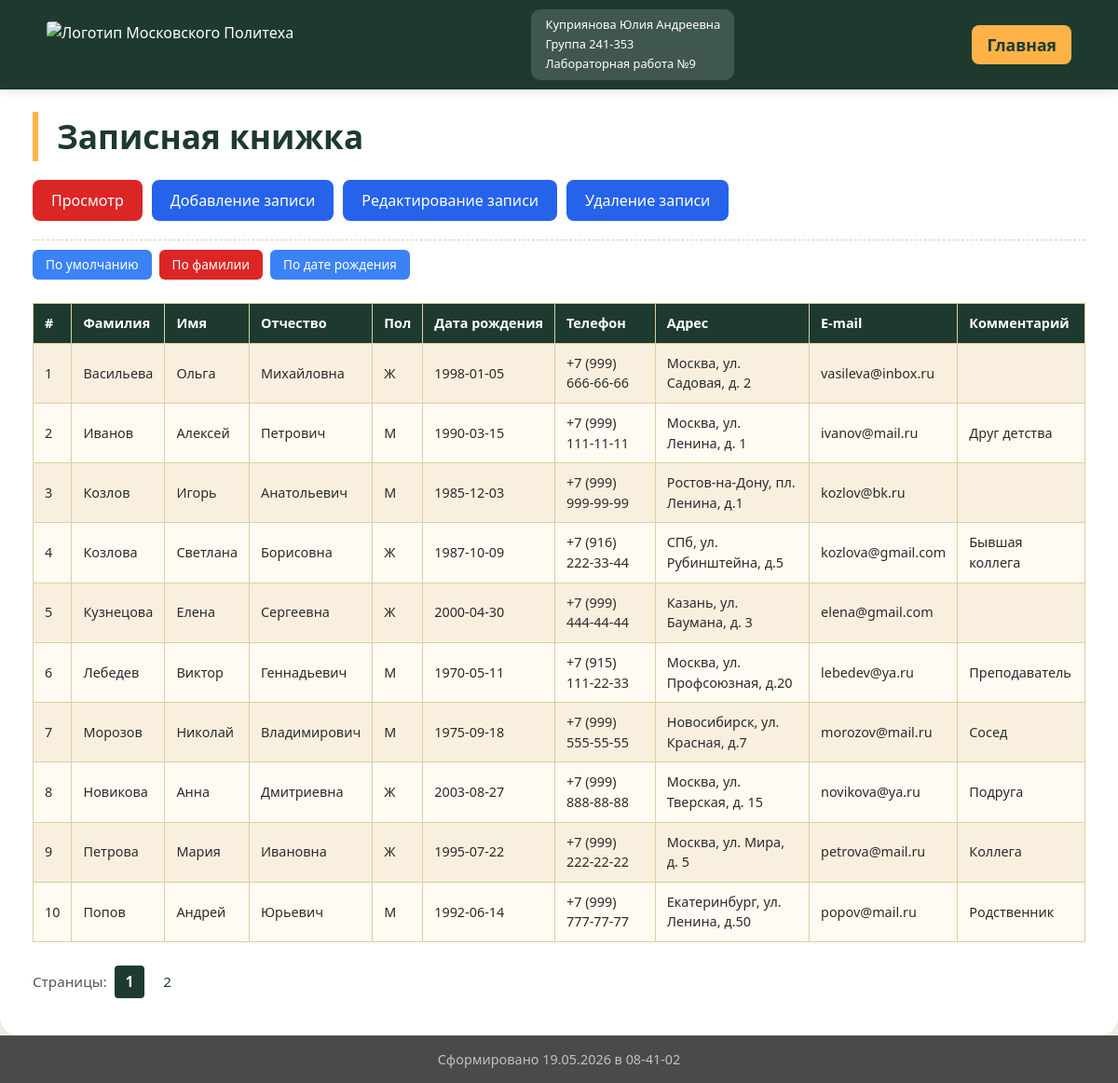
The app's page /?p=viewer&sort=fam with its own data.
### tables this page shows
CREATE TABLE IF NOT EXISTS friends (
    id          INT          NOT NULL AUTO_INCREMENT PRIMARY KEY,   
    surname     VARCHAR(100) NOT NULL,         
    name        VARCHAR(100) NOT NULL,         
    patronymic  VARCHAR(100) DEFAULT '',       
    gender      CHAR(1)      DEFAULT 'М',      
    birthdate   DATE,                          
    phone       VARCHAR(30)  DEFAULT '',       
    address     VARCHAR(255) DEFAULT '',       
    email       VARCHAR(150) DEFAULT '',       
    comment     TEXT         DEFAULT ''        
);

### viewer.php (the view, shortened to what this page needs)
<?php
function getFriendsList(string $type, int $page): string
{
    $mysqli = mysqli_connect('localhost', 'root', '', 'friends');
    $sql_res = mysqli_query($mysqli, 'SELECT COUNT(*) FROM friends');
    if (!mysqli_errno($mysqli) && $row = mysqli_fetch_row($sql_res)) {
        if (!$TOTAL = $row[0]) {
            return '<p class="info-msg">В записной книжке пока нет контактов.</p>';
        }
        $PAGES = ceil($TOTAL / 10);
        switch ($type) {
            case 'fam':
                $orderBy = 'ORDER BY surname ASC';
                break;
        }
        $offset = $page * 10;
        $sql = 'SELECT * FROM friends ' . $orderBy . ' LIMIT ' . $offset . ', 10';
        $sql_res = mysqli_query($mysqli, $sql);
        $ret = '<table class="food-table">';
        $ret .= '<tr>
                    <th>#</th>
                    <th>Фамилия</th>
                    <th>Имя</th>
                    <th>Отчество</th>
                    <th>Пол</th>
                    <th>Дата рождения</th>
                    <th>Телефон</th>
                    <th>Адрес</th>
                    <th>E-mail</th>
                    <th>Комментарий</th>
                 </tr>';
        $num = $offset + 1;
        while ($row = mysqli_fetch_assoc($sql_res)) {
            $ret .= '<tr>
                        <td>' . $num++ . '</td>
                        <td>' . htmlspecialchars($row['surname']) . '</td>
                        <td>' . htmlspecialchars($row['name']) . '</td>
                        <td>' . htmlspecialchars($row['patronymic']) . '</td>
                        <td>' . htmlspecialchars($row['gender']) . '</td>
                        <td>' . htmlspecialchars($row['birthdate']) . '</td>
                        <td>' . htmlspecialchars($row['phone']) . '</td>
                        <td>' . htmlspecialchars($row['address']) . '</td>
                        <td>' . htmlspecialchars($row['email']) . '</td>
                        <td>' . htmlspecialchars($row['comment']) . '</td>
                     </tr>';
        }
        $ret .= '</table>';
        if ($PAGES > 1) {
            $ret .= '<div id="pages"><span>Страницы: </span>';
            for ($i = 0; $i < $PAGES; $i++) {
                if ($i != $page) {
                    $ret .= '<a href="?p=viewer&sort=' . $type . '&pg=' . $i . '">' . ($i + 1) . '</a>';
                } else {
                    $ret .= '<span class="current-page">' . ($i + 1) . '</span>';
                }
            }
            $ret .= '</div>';
        }
        return $ret;
    }
    return 'Неизвестная ошибка базы данных.';
}

### styles.css (style rules this page uses)
* { margin: 0; padding: 0; box-sizing: border-box; }
body { font-family: 'Segoe UI', Tahoma, Geneva, Verdana, sans-serif; background-color: #f5f0e8; color: #2c2c2c; line-height: 1.5; padding-top: 80px; min-height: 100vh; display: flex; flex-direction: column; }
.food-table { width: 100%; border-collapse: collapse; margin: 25px 0; background-color: #fffaf2; font-size: 0.9rem; }
.food-table th, .food-table td { border: 1px solid #ddcfa0; padding: 10px 12px; text-align: left; }
.food-table th { background-color: #1e3a2f; color: white; font-weight: 600; white-space: nowrap; }
.food-table tr:nth-child(even) { background-color: #f9efdf; }
#pages { display: flex; align-items: center; gap: 8px; margin: 15px 0; flex-wrap: wrap; }
#pages span { color: #555; font-size: 0.95rem; }
#pages a { display: inline-block; padding: 6px 12px; text-decoration: none; color: #1e3a2f; font-size: 0.95rem; border-radius: 4px; transition: border 0.1s ease; }
#pages .current-page { display: inline-block; padding: 6px 12px; background-color: #1e3a2f; color: white; border-radius: 4px; font-size: 0.95rem; font-weight: bold; }

### records on screen
friends: surname "Васильева", name "Ольга", patronymic "Михайловна", gender "Ж", birthdate "1998-01-05", phone "+7 (999) 666-66-66", address "Москва, ул. Садовая, д. 2", email "vasileva@inbox.ru"
friends: surname "Иванов", name "Алексей", patronymic "Петрович", gender "М", birthdate "1990-03-15", phone "+7 (999) 111-11-11", address "Москва, ул. Ленина, д. 1", email "ivanov@mail.ru", comment "Друг детства"
friends: surname "Козлов", name "Игорь", patronymic "Анатольевич", gender "М", birthdate "1985-12-03", phone "+7 (999) 999-99-99", address "Ростов-на-Дону, пл. Ленина, д.1", email "kozlov@bk.ru"
friends: surname "Козлова", name "Светлана", patronymic "Борисовна", gender "Ж", birthdate "1987-10-09", phone "+7 (916) 222-33-44", address "СПб, ул. Рубинштейна, д.5", email "kozlova@gmail.com", comment "Бывшая коллега"
friends: surname "Кузнецова", name "Елена", patronymic "Сергеевна", gender "Ж", birthdate "2000-04-30", phone "+7 (999) 444-44-44", address "Казань, ул. Баумана, д. 3", email "elena@gmail.com"
friends: surname "Лебедев", name "Виктор", patronymic "Геннадьевич", gender "М", birthdate "1970-05-11", phone "+7 (915) 111-22-33", address "Москва, ул. Профсоюзная, д.20", email "lebedev@ya.ru", comment "Преподаватель"
friends: surname "Морозов", name "Николай", patronymic "Владимирович", gender "М", birthdate "1975-09-18", phone "+7 (999) 555-55-55", address "Новосибирск, ул. Красная, д.7", email "morozov@mail.ru", comment "Сосед"
friends: surname "Новикова", name "Анна", patronymic "Дмитриевна", gender "Ж", birthdate "2003-08-27", phone "+7 (999) 888-88-88", address "Москва, ул. Тверская, д. 15", email "novikova@ya.ru", comment "Подруга"
friends: surname "Петрова", name "Мария", patronymic "Ивановна", gender "Ж", birthdate "1995-07-22", phone "+7 (999) 222-22-22", address "Москва, ул. Мира, д. 5", email "petrova@mail.ru", comment "Коллега"
friends: surname "Попов", name "Андрей", patronymic "Юрьевич", gender "М", birthdate "1992-06-14", phone "+7 (999) 777-77-77", address "Екатеринбург, ул. Ленина, д.50", email "popov@mail.ru", comment "Родственник"
